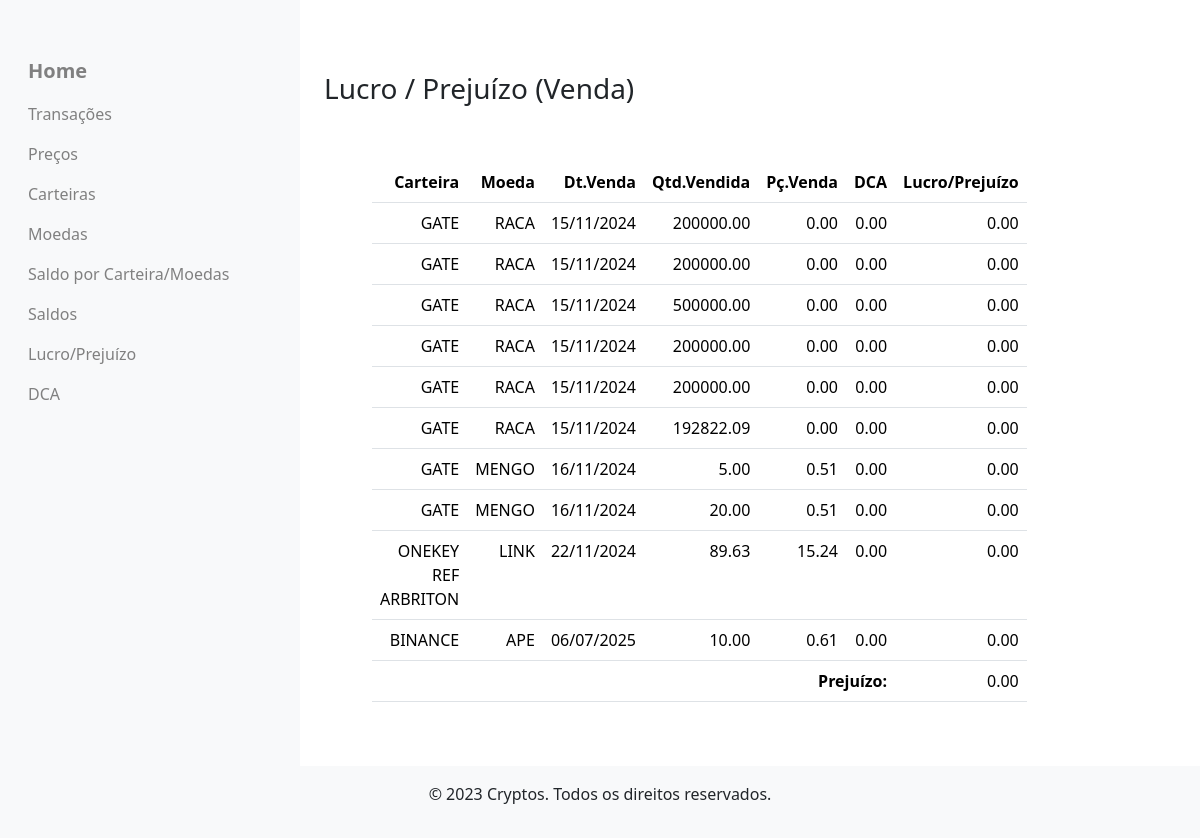
The app's page /lucro_prejuizo (signed in) with its own data.
### criptoControl/models.py (models this page shows)
class Transaction(db.Model):
    __tablename__ = 'transactions'
    transactions_id = db.Column(db.Integer, primary_key=True)
    transaction_type = db.Column(db.String, nullable=False)
    transaction_date = db.Column(db.Date, nullable=False, default=datetime.now)
    payment_wallet_id = db.Column(db.Integer, db.ForeignKey('wallets.wallet_id'), nullable=True)
    payment_wallet = db.relationship('Wallet', foreign_keys=[payment_wallet_id], backref='transactions')
    receiving_wallet_id = db.Column(db.Integer, db.ForeignKey('wallets.wallet_id'), nullable=True)
    receiving_wallet = db.relationship('Wallet', foreign_keys=[receiving_wallet_id], backref='received_transactions')
    crypto_payment_id = db.Column(db.Integer, db.ForeignKey('cryptocurrencies.crypto_id'), nullable=True)
    crypto_payment = db.relationship('Cryptocurrency', foreign_keys=[crypto_payment_id])
    crypto_payment_price = db.Column(db.Float, nullable=True)
    crypto_payment_quantity = db.Column(db.Float, nullable=True)
    total_paid = db.Column(db.Float, nullable=True)
    crypto_receive_id = db.Column(db.Integer, db.ForeignKey('cryptocurrencies.crypto_id'), nullable=True)
    crypto_receive = db.relationship('Cryptocurrency', foreign_keys=[crypto_receive_id])  # Corrigido para usar crypto_receive_id
    crypto_receive_price = db.Column(db.Float, nullable=True)
    crypto_receive_quantity = db.Column(db.Float, nullable=True)
    total_received = db.Column(db.Float, nullable=True)
    crypto_fee_id = db.Column(db.Integer, db.ForeignKey('cryptocurrencies.crypto_id'), nullable=True)
    crypto_fee = db.relationship('Cryptocurrency', foreign_keys=[crypto_fee_id])
    crypto_fee_price = db.Column(db.Float, nullable=True)
    crypto_fee_quantity = db.Column(db.Float, nullable=True)
    total_fee = db.Column(db.Float, nullable=True)

### criptoControl/routes/views_databases.py (the view)
@views_db_bp.route('/lucro_prejuizo')
@login_required
def lucro_prejuizo():
    latest_prices_subquery = (
        db.session.query(
            Price.price_crypto_id,
            func.max(Price.price_consult_datetime).label('latest_timestamp')
        )
        .group_by(Price.price_crypto_id)
        .subquery()
    )
    dca_cte = (
        db.session.query(
            Wallet.wallet_id,
            Cryptocurrency.crypto_id,
            (func.sum(Transaction.crypto_receive_quantity * Transaction.crypto_receive_price) /
             func.sum(Transaction.crypto_receive_quantity)).label('dca')
        )
        .join(Wallet, Transaction.receiving_wallet_id == Wallet.wallet_id)
        .join(Cryptocurrency, Transaction.crypto_receive_id == Cryptocurrency.crypto_id)
        .filter(Transaction.transaction_type == 'Compra')
        .filter(Transaction.crypto_receive_quantity > 0)
        .group_by(Wallet.wallet_id, Cryptocurrency.crypto_id)
        .cte('dca_cte')
    )
    lucro_prejuizo_query = (
        db.session.query(
            Wallet.wallet_name.label('Carteira'),
            Cryptocurrency.crypto_symbol.label('Moeda'),
            func.strftime('%d/%m/%Y', Transaction.transaction_date).label('Data Venda'),
            Transaction.crypto_payment_quantity.label('Quantidade Vendida'),
            Transaction.crypto_payment_price.label('Preço de Venda'),
            coalesce(dca_cte.c.dca, 0).label('DCA (Preço Médio de Compra)'),
            coalesce((Transaction.crypto_payment_price - dca_cte.c.dca) * Transaction.crypto_payment_quantity, 0).label('Lucro/Prejuízo')
        )
        .join(Wallet, Transaction.payment_wallet_id == Wallet.wallet_id)
        .join(Cryptocurrency, Transaction.crypto_payment_id == Cryptocurrency.crypto_id)
        .outerjoin(dca_cte, (dca_cte.c.wallet_id == Wallet.wallet_id) & (dca_cte.c.crypto_id == Cryptocurrency.crypto_id))
        .filter(Transaction.transaction_type == 'Venda')
        .filter(Transaction.crypto_payment_quantity > 0)
        .filter(Wallet.wallet_user_id == current_user.user_id)
        .order_by(Transaction.transaction_date)
        .all()
    )
    lucro_prejuizo_data = [
        {
            'Carteira': row[0],  # Wallet.wallet_name
            'Moeda': row[1],     # Cryptocurrency.crypto_symbol
            'Data Venda': row[2], # Transaction.transaction_date
            'Quantidade Vendida': row[3],  # Transaction.crypto_payment_quantity
            'Preço de Venda': row[4],  # Transaction.crypto_payment_price
            'DCA (Preço Médio de Compra)': row[5],  # dca_cte.c.dca
            'Lucro/Prejuízo': row[6]  # Lucro/Prejuízo
        }
        for row in lucro_prejuizo_query
    ]
    total_lucro_prejuizo = sum(row['Lucro/Prejuízo'] for row in lucro_prejuizo_data)
    resultado_final = 'Lucro' if total_lucro_prejuizo > 0 else 'Prejuízo'
    return render_template('views_databases/crypto_lucroXprejuizo.html',
                           lucro_prejuizo_data=lucro_prejuizo_data,
                           total_lucro_prejuizo=total_lucro_prejuizo,
                           resultado_final=resultado_final)

### criptoControl/__init__.py (called while the page is built)
@login_manager.user_loader
def load_user(user_id):
    from criptoControl.models import User
    return User.query.get(int(user_id))

### criptoControl/templates/views_databases/crypto_lucroXprejuizo.html
{% extends 'index.html' %}
{% block body %}
<div class="container mt-4">
  <h3>Lucro / Prejuízo (Venda)</h3>
  <div class="col-md-8 p-5 text-end">
    <table class="table">
      <thead>
        <tr>
          <th>Carteira</th>
          <th>Moeda</th>
          <th>Dt.Venda</th>
          <th>Qtd.Vendida</th>
          <th>Pç.Venda</th>
          <th>DCA</th>
          <th>Lucro/Prejuízo</th>
        </tr>
      </thead>
      <tbody>
        {% for row in lucro_prejuizo_data %}
        <tr>
          <td>{{ row['Carteira'] }}</td>
          <td>{{ row['Moeda'] }}</td>
          <td>{{ row['Data Venda'] }}</td>
          <td>{{ "%.2f" % (row['Quantidade Vendida'] | float) }}</td>
          <td>{{ "%.2f" % (row['Preço de Venda']| float) }}</td>
          <td>{{ "%.2f" % (row['DCA (Preço Médio de Compra)'] | float) }}</td>
          <td>
            {% if row['Lucro/Prejuízo'] < 0 %}
            <span style="color: red;">{{ "%.2f" % (row['Lucro/Prejuízo'] | float) }}</span>
            {% else %}
            {{ "%.2f" % (row['Lucro/Prejuízo'] | float) }}
            {% endif %}
          </td>
        </tr>
        {% endfor %}
      </tbody>
      <tfoot>
        <tr>
          <td colspan="6"><strong>{{ resultado_final }}:</strong></td>
          <td>
            {% if total_lucro_prejuizo < 0 %}
            <span style="color: red;">{{ "%.2f" % (total_lucro_prejuizo | float) }}</span> ({{ resultado_final }})
            {% else %}
            <span>{{ "%.2f" % (total_lucro_prejuizo | float) }}</span>
            {% endif %}
          </td>
        </tr>
      </tfoot>
    </table>
  </div>
</div>
{% endblock %}

### records on screen
Transaction: Carteira "GATE", Moeda "RACA", row "15/11/2024", crypto_payment_quantity "500000.00", crypto_payment_price "0.00"
Transaction: Carteira "GATE", Moeda "RACA", row "15/11/2024", crypto_payment_quantity "192822.09", crypto_payment_price "0.00"
Transaction: Carteira "GATE", Moeda "MENGO", transaction_date "16/11/2024", crypto_payment_quantity "5.00", crypto_payment_price "0.51", row "0.00"
Transaction: Carteira "ONEKEY REF ARBRITON", Moeda "LINK", transaction_date "22/11/2024", crypto_payment_quantity "89.63", crypto_payment_price "15.24", crypto_fee_quantity "0.00"

### other values on screen
{{ row['Carteira'] }} "GATE" "GATE" "GATE" "GATE" "GATE" "BINANCE"
{{ row['Moeda'] }} "RACA" "RACA" "RACA" "RACA" "MENGO" "APE"
{{ row['Data Venda'] }} "15/11/2024" "15/11/2024" "15/11/2024" "15/11/2024" "16/11/2024" "06/07/2025"
{{ "%.2f" % (row['Quantidade Vendida'] | float) }} "200000.00" "200000.00" "200000.00" "200000.00" "20.00" "10.00"
{{ "%.2f" % (row['Preço de Venda']| float) }} "0.00" "0.00" "0.00" "0.00" "0.51" "0.61"
{{ "%.2f" % (row['DCA (Preço Médio de Compra)'] | float) }} "0.00" "0.00" "0.00" "0.00" "0.00" "0.00"
{{ "%.2f" % (row['Lucro/Prejuízo'] | float) }} "0.00" "0.00" "0.00" "0.00" "0.00" "0.00"
{{ resultado_final }} "Prejuízo"
{{ "%.2f" % (total_lucro_prejuizo | float) }} "0.00"
